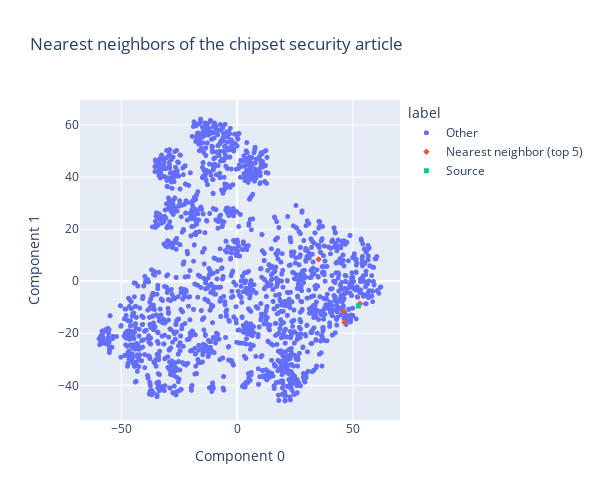

The code cell stored with this chart in its notebook:
### Markdown cell above
Looking at the 2D chart above, we can see that the articles about Tony Blair are somewhat close together inside of the World news cluster. Interestingly, although the 5 nearest neighbors (red) were closest in high dimensional space, they are not the closest points in this compressed 2D space. Compressing the embeddings down to 2 dimensions discards much of their information, and the nearest neighbors in the 2D space don't seem to be as relevant as those in the full embedding space.

### Code cell
# a 2D chart of nearest neighbors of the chipset security article
chart_from_components(
    components=tsne_components,
    labels=chipset_security_labels,
    strings=article_descriptions,
    width=600,
    height=500,
    title="Nearest neighbors of the chipset security article",
    category_orders={"label": ["Other", "Nearest neighbor (top 5)", "Source"]},
)

### Figure 1 — Plotly figure (JSON) as saved in the notebook; plotly's stock layout.template omitted (floating-point values rounded to 4 significant figures; data arrays with more than 128 entries replaced by an {"elided": "..."} marker saying what was removed)
{"data": [{"customdata": {"elided": "1994x1 str values"}, "hovertemplate": "label=Other<br>Component 0=%{x}<br>Component 1=%{y}<br>string=%{customdata[0]}<extra></extra>", "legendgroup": "Other", "marker": {"color": "#636efa", "size": 5, "symbol": "circle"}, "mode": "markers", "name": "Other", "showlegend": true, "type": "scattergl", "x": {"elided": "1994 float values"}, "xaxis": "x", "y": {"elided": "1994 float values"}, "yaxis": "y"}, {"customdata": [["Chips that help a computer's<br>main microprocessors perform<br>specific types of math<br>problems are becoming a big<br>business once again.\\"], ["PC World - Updated antivirus<br>software for businesses adds<br>intrusion prevention features."], ["PC World - Send your video<br>throughout your house--<br>wirelessly--with new gateways<br>and media adapters."], ["originally offered on notebook<br>PCs -- to its Opteron 32- and<br>64-bit x86 processors for<br>server applications. The<br>technology will help servers<br>to run"], ["PC World - Symantec, McAfee<br>hope raising virus-definition<br>fees will move users to\\<br>suites."]], "hovertemplate": "label=Nearest neighbor (top 5)<br>Component 0=%{x}<br>Component 1=%{y}<br>string=%{customdata[0]}<extra></extra>", "legendgroup": "Nearest neighbor (top 5)", "marker": {"color": "#EF553B", "size": 5, "symbol": "diamond"}, "mode": "markers", "name": "Nearest neighbor (top 5)", "showlegend": true, "type": "scattergl", "x": [46.25, 52.77, 35.14, 45.68, 52.94], "xaxis": "x", "y": [-15.81, -8.883, 8.404, -11.6, -8.639], "yaxis": "y"}, {"customdata": [["PC World - Upcoming chip set<br>will include built-in security<br>features for your PC."]], "hovertemplate": "label=Source<br>Component 0=%{x}<br>Component 1=%{y}<br>string=%{customdata[0]}<extra></extra>", "legendgroup": "Source", "marker": {"color": "#00cc96", "size": 5, "symbol": "square"}, "mode": "markers", "name": "Source", "showlegend": true, "type": "scattergl", "x": [52.26], "xaxis": "x", "y": [-9.474], "yaxis": "y"}], "layout": {"height": 500, "legend": {"title": {"text": "label"}, "tracegroupgap": 0}, "title": {"text": "Nearest neighbors of the chipset security article"}, "width": 600, "xaxis": {"anchor": "y", "domain": [0, 1], "title": {"text": "Component 0"}}, "yaxis": {"anchor": "x", "domain": [0, 1], "title": {"text": "Component 1"}}}}
